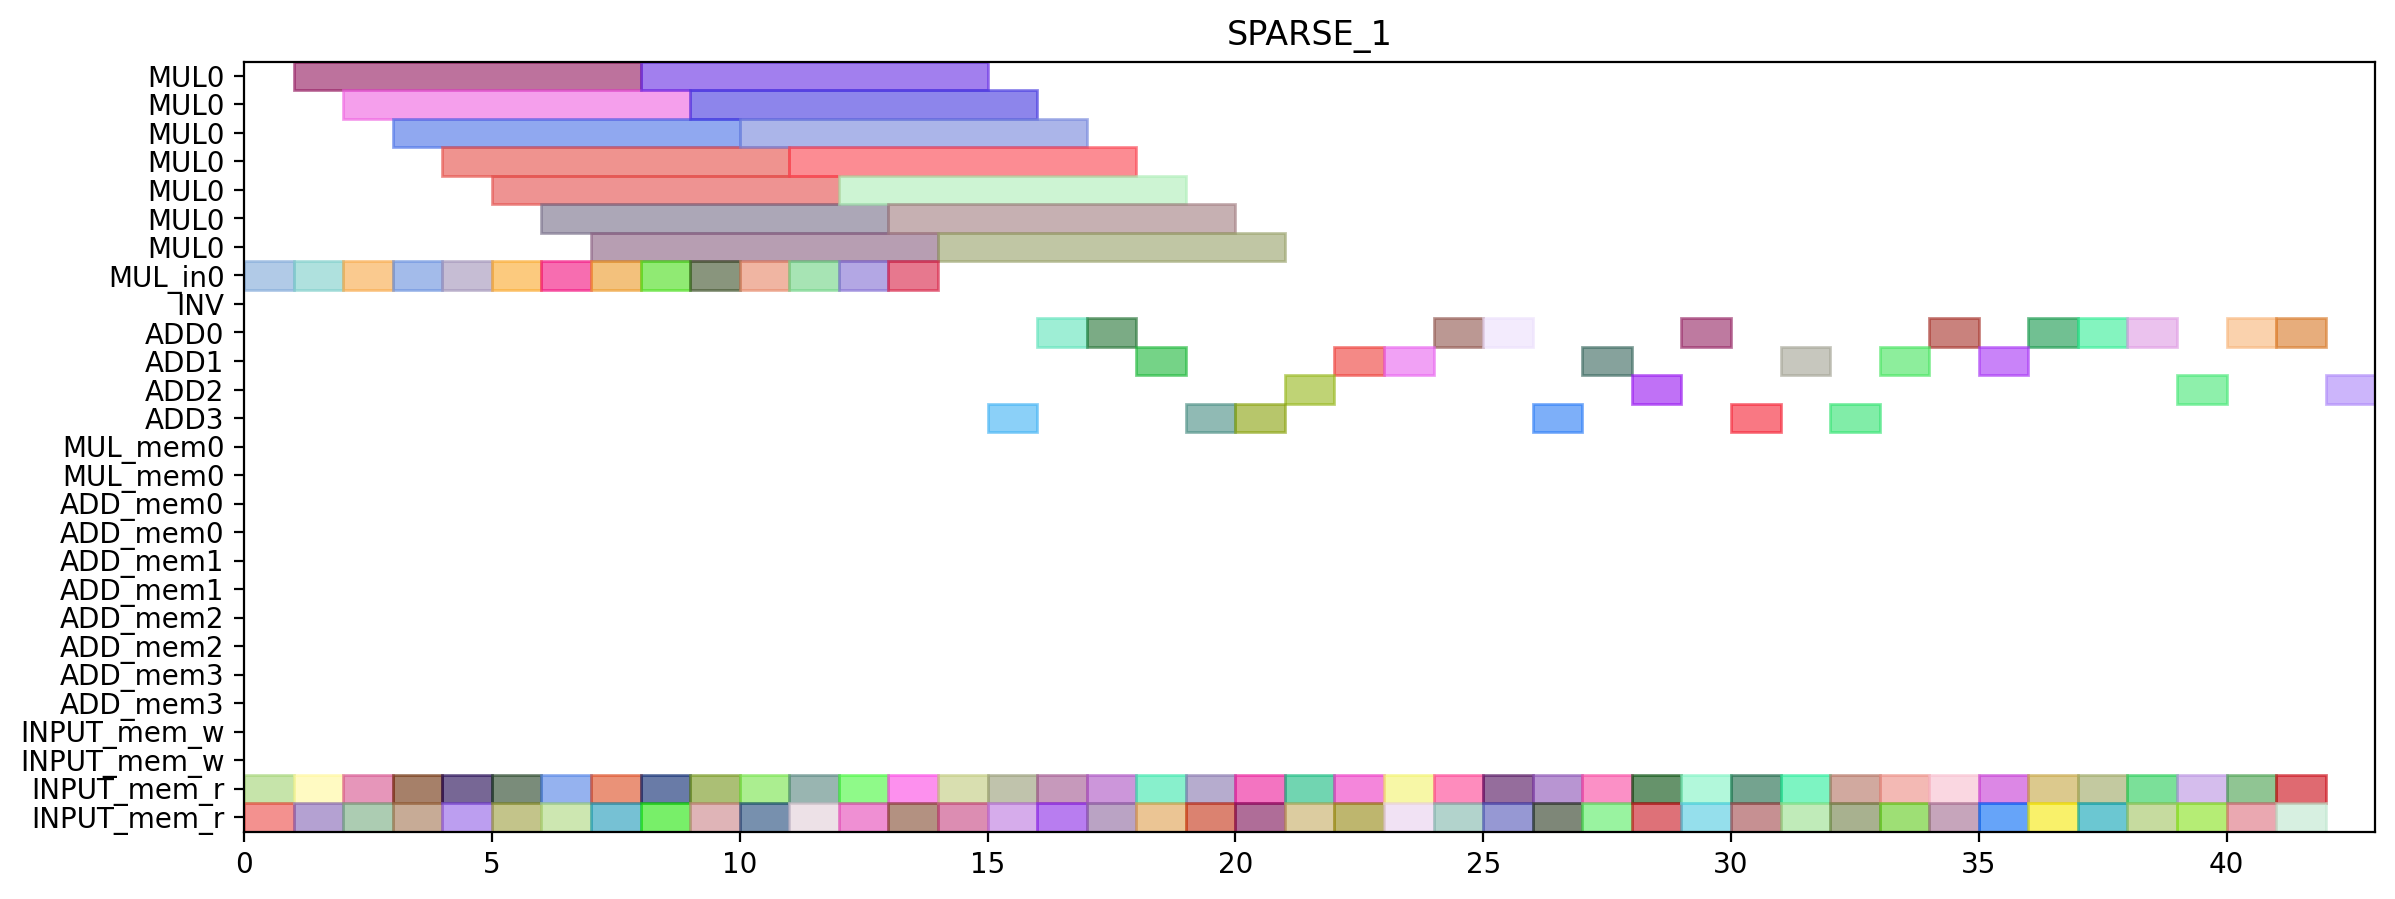

This chart was generated by the following Python code:
from pyschedule import Scenario, solvers, plotters, alt


def solve():
	horizon = 121
	S = Scenario("SPARSE_1", horizon=horizon)

	# resource
	MUL = S.Resources('MUL', num=1, size=7)
	MUL_in = S.Resources('MUL_in', num=1)
	INV = S.Resource('INV')
	ADD = S.Resources('ADD', num=4, periods=range(1, horizon))
	MUL_mem = S.Resources('MUL_mem', num=1, size=2)
	ADD_mem = S.Resources('ADD_mem', num=4, size=2)
	INPUT_mem_w = S.Resource('INPUT_mem_w', size=2)
	INPUT_mem_r = S.Resource('INPUT_mem_r', size=2)

	# result of previous scheduling
	t4_t2_t1_in = S.Task('t4_t2_t1_in', length=1, delay_cost=1)
	S += t4_t2_t1_in >= 0
	t4_t2_t1_in += MUL_in[0]

	t4_t2_t1_mem0 = S.Task('t4_t2_t1_mem0', length=1, delay_cost=1)
	S += t4_t2_t1_mem0 >= 0
	t4_t2_t1_mem0 += INPUT_mem_r

	t4_t2_t1_mem1 = S.Task('t4_t2_t1_mem1', length=1, delay_cost=1)
	S += t4_t2_t1_mem1 >= 0
	t4_t2_t1_mem1 += INPUT_mem_r

	t4_t1_t0_in = S.Task('t4_t1_t0_in', length=1, delay_cost=1)
	S += t4_t1_t0_in >= 1
	t4_t1_t0_in += MUL_in[0]

	t4_t1_t0_mem0 = S.Task('t4_t1_t0_mem0', length=1, delay_cost=1)
	S += t4_t1_t0_mem0 >= 1
	t4_t1_t0_mem0 += INPUT_mem_r

	t4_t1_t0_mem1 = S.Task('t4_t1_t0_mem1', length=1, delay_cost=1)
	S += t4_t1_t0_mem1 >= 1
	t4_t1_t0_mem1 += INPUT_mem_r

	t4_t2_t1 = S.Task('t4_t2_t1', length=7, delay_cost=1)
	S += t4_t2_t1 >= 1
	t4_t2_t1 += MUL[0]

	t4_t0_t1_in = S.Task('t4_t0_t1_in', length=1, delay_cost=1)
	S += t4_t0_t1_in >= 2
	t4_t0_t1_in += MUL_in[0]

	t4_t0_t1_mem0 = S.Task('t4_t0_t1_mem0', length=1, delay_cost=1)
	S += t4_t0_t1_mem0 >= 2
	t4_t0_t1_mem0 += INPUT_mem_r

	t4_t0_t1_mem1 = S.Task('t4_t0_t1_mem1', length=1, delay_cost=1)
	S += t4_t0_t1_mem1 >= 2
	t4_t0_t1_mem1 += INPUT_mem_r

	t4_t1_t0 = S.Task('t4_t1_t0', length=7, delay_cost=1)
	S += t4_t1_t0 >= 2
	t4_t1_t0 += MUL[0]

	t4_t0_t0_in = S.Task('t4_t0_t0_in', length=1, delay_cost=1)
	S += t4_t0_t0_in >= 3
	t4_t0_t0_in += MUL_in[0]

	t4_t0_t0_mem0 = S.Task('t4_t0_t0_mem0', length=1, delay_cost=1)
	S += t4_t0_t0_mem0 >= 3
	t4_t0_t0_mem0 += INPUT_mem_r

	t4_t0_t0_mem1 = S.Task('t4_t0_t0_mem1', length=1, delay_cost=1)
	S += t4_t0_t0_mem1 >= 3
	t4_t0_t0_mem1 += INPUT_mem_r

	t4_t0_t1 = S.Task('t4_t0_t1', length=7, delay_cost=1)
	S += t4_t0_t1 >= 3
	t4_t0_t1 += MUL[0]

	t4_t0_t0 = S.Task('t4_t0_t0', length=7, delay_cost=1)
	S += t4_t0_t0 >= 4
	t4_t0_t0 += MUL[0]

	t4_t8_t0_in = S.Task('t4_t8_t0_in', length=1, delay_cost=1)
	S += t4_t8_t0_in >= 4
	t4_t8_t0_in += MUL_in[0]

	t4_t8_t0_mem0 = S.Task('t4_t8_t0_mem0', length=1, delay_cost=1)
	S += t4_t8_t0_mem0 >= 4
	t4_t8_t0_mem0 += INPUT_mem_r

	t4_t8_t0_mem1 = S.Task('t4_t8_t0_mem1', length=1, delay_cost=1)
	S += t4_t8_t0_mem1 >= 4
	t4_t8_t0_mem1 += INPUT_mem_r

	t2_t1_in = S.Task('t2_t1_in', length=1, delay_cost=1)
	S += t2_t1_in >= 5
	t2_t1_in += MUL_in[0]

	t2_t1_mem0 = S.Task('t2_t1_mem0', length=1, delay_cost=1)
	S += t2_t1_mem0 >= 5
	t2_t1_mem0 += INPUT_mem_r

	t2_t1_mem1 = S.Task('t2_t1_mem1', length=1, delay_cost=1)
	S += t2_t1_mem1 >= 5
	t2_t1_mem1 += INPUT_mem_r

	t4_t8_t0 = S.Task('t4_t8_t0', length=7, delay_cost=1)
	S += t4_t8_t0 >= 5
	t4_t8_t0 += MUL[0]

	t2_t0_in = S.Task('t2_t0_in', length=1, delay_cost=1)
	S += t2_t0_in >= 6
	t2_t0_in += MUL_in[0]

	t2_t0_mem0 = S.Task('t2_t0_mem0', length=1, delay_cost=1)
	S += t2_t0_mem0 >= 6
	t2_t0_mem0 += INPUT_mem_r

	t2_t0_mem1 = S.Task('t2_t0_mem1', length=1, delay_cost=1)
	S += t2_t0_mem1 >= 6
	t2_t0_mem1 += INPUT_mem_r

	t2_t1 = S.Task('t2_t1', length=7, delay_cost=1)
	S += t2_t1 >= 6
	t2_t1 += MUL[0]

	t1_t0_in = S.Task('t1_t0_in', length=1, delay_cost=1)
	S += t1_t0_in >= 7
	t1_t0_in += MUL_in[0]

	t1_t0_mem0 = S.Task('t1_t0_mem0', length=1, delay_cost=1)
	S += t1_t0_mem0 >= 7
	t1_t0_mem0 += INPUT_mem_r

	t1_t0_mem1 = S.Task('t1_t0_mem1', length=1, delay_cost=1)
	S += t1_t0_mem1 >= 7
	t1_t0_mem1 += INPUT_mem_r

	t2_t0 = S.Task('t2_t0', length=7, delay_cost=1)
	S += t2_t0 >= 7
	t2_t0 += MUL[0]

	t0_t1_in = S.Task('t0_t1_in', length=1, delay_cost=1)
	S += t0_t1_in >= 8
	t0_t1_in += MUL_in[0]

	t0_t1_mem0 = S.Task('t0_t1_mem0', length=1, delay_cost=1)
	S += t0_t1_mem0 >= 8
	t0_t1_mem0 += INPUT_mem_r

	t0_t1_mem1 = S.Task('t0_t1_mem1', length=1, delay_cost=1)
	S += t0_t1_mem1 >= 8
	t0_t1_mem1 += INPUT_mem_r

	t1_t0 = S.Task('t1_t0', length=7, delay_cost=1)
	S += t1_t0 >= 8
	t1_t0 += MUL[0]

	t0_t1 = S.Task('t0_t1', length=7, delay_cost=1)
	S += t0_t1 >= 9
	t0_t1 += MUL[0]

	t4_t8_t1_in = S.Task('t4_t8_t1_in', length=1, delay_cost=1)
	S += t4_t8_t1_in >= 9
	t4_t8_t1_in += MUL_in[0]

	t4_t8_t1_mem0 = S.Task('t4_t8_t1_mem0', length=1, delay_cost=1)
	S += t4_t8_t1_mem0 >= 9
	t4_t8_t1_mem0 += INPUT_mem_r

	t4_t8_t1_mem1 = S.Task('t4_t8_t1_mem1', length=1, delay_cost=1)
	S += t4_t8_t1_mem1 >= 9
	t4_t8_t1_mem1 += INPUT_mem_r

	t4_t2_t0_in = S.Task('t4_t2_t0_in', length=1, delay_cost=1)
	S += t4_t2_t0_in >= 10
	t4_t2_t0_in += MUL_in[0]

	t4_t2_t0_mem0 = S.Task('t4_t2_t0_mem0', length=1, delay_cost=1)
	S += t4_t2_t0_mem0 >= 10
	t4_t2_t0_mem0 += INPUT_mem_r

	t4_t2_t0_mem1 = S.Task('t4_t2_t0_mem1', length=1, delay_cost=1)
	S += t4_t2_t0_mem1 >= 10
	t4_t2_t0_mem1 += INPUT_mem_r

	t4_t8_t1 = S.Task('t4_t8_t1', length=7, delay_cost=1)
	S += t4_t8_t1 >= 10
	t4_t8_t1 += MUL[0]

	t4_t1_t1_in = S.Task('t4_t1_t1_in', length=1, delay_cost=1)
	S += t4_t1_t1_in >= 11
	t4_t1_t1_in += MUL_in[0]

	t4_t1_t1_mem0 = S.Task('t4_t1_t1_mem0', length=1, delay_cost=1)
	S += t4_t1_t1_mem0 >= 11
	t4_t1_t1_mem0 += INPUT_mem_r

	t4_t1_t1_mem1 = S.Task('t4_t1_t1_mem1', length=1, delay_cost=1)
	S += t4_t1_t1_mem1 >= 11
	t4_t1_t1_mem1 += INPUT_mem_r

	t4_t2_t0 = S.Task('t4_t2_t0', length=7, delay_cost=1)
	S += t4_t2_t0 >= 11
	t4_t2_t0 += MUL[0]

	t1_t1_in = S.Task('t1_t1_in', length=1, delay_cost=1)
	S += t1_t1_in >= 12
	t1_t1_in += MUL_in[0]

	t1_t1_mem0 = S.Task('t1_t1_mem0', length=1, delay_cost=1)
	S += t1_t1_mem0 >= 12
	t1_t1_mem0 += INPUT_mem_r

	t1_t1_mem1 = S.Task('t1_t1_mem1', length=1, delay_cost=1)
	S += t1_t1_mem1 >= 12
	t1_t1_mem1 += INPUT_mem_r

	t4_t1_t1 = S.Task('t4_t1_t1', length=7, delay_cost=1)
	S += t4_t1_t1 >= 12
	t4_t1_t1 += MUL[0]

	t0_t0_in = S.Task('t0_t0_in', length=1, delay_cost=1)
	S += t0_t0_in >= 13
	t0_t0_in += MUL_in[0]

	t0_t0_mem0 = S.Task('t0_t0_mem0', length=1, delay_cost=1)
	S += t0_t0_mem0 >= 13
	t0_t0_mem0 += INPUT_mem_r

	t0_t0_mem1 = S.Task('t0_t0_mem1', length=1, delay_cost=1)
	S += t0_t0_mem1 >= 13
	t0_t0_mem1 += INPUT_mem_r

	t1_t1 = S.Task('t1_t1', length=7, delay_cost=1)
	S += t1_t1 >= 13
	t1_t1 += MUL[0]

	t0_t0 = S.Task('t0_t0', length=7, delay_cost=1)
	S += t0_t0 >= 14
	t0_t0 += MUL[0]

	t4_t51_mem0 = S.Task('t4_t51_mem0', length=1, delay_cost=1)
	S += t4_t51_mem0 >= 14
	t4_t51_mem0 += INPUT_mem_r

	t4_t51_mem1 = S.Task('t4_t51_mem1', length=1, delay_cost=1)
	S += t4_t51_mem1 >= 14
	t4_t51_mem1 += INPUT_mem_r

	t4_t1_t2_mem0 = S.Task('t4_t1_t2_mem0', length=1, delay_cost=1)
	S += t4_t1_t2_mem0 >= 15
	t4_t1_t2_mem0 += INPUT_mem_r

	t4_t1_t2_mem1 = S.Task('t4_t1_t2_mem1', length=1, delay_cost=1)
	S += t4_t1_t2_mem1 >= 15
	t4_t1_t2_mem1 += INPUT_mem_r

	t4_t51 = S.Task('t4_t51', length=1, delay_cost=1)
	S += t4_t51 >= 15
	t4_t51 += ADD[3]

	t2_t2_mem0 = S.Task('t2_t2_mem0', length=1, delay_cost=1)
	S += t2_t2_mem0 >= 16
	t2_t2_mem0 += INPUT_mem_r

	t2_t2_mem1 = S.Task('t2_t2_mem1', length=1, delay_cost=1)
	S += t2_t2_mem1 >= 16
	t2_t2_mem1 += INPUT_mem_r

	t4_t1_t2 = S.Task('t4_t1_t2', length=1, delay_cost=1)
	S += t4_t1_t2 >= 16
	t4_t1_t2 += ADD[0]

	t0_t2_mem0 = S.Task('t0_t2_mem0', length=1, delay_cost=1)
	S += t0_t2_mem0 >= 17
	t0_t2_mem0 += INPUT_mem_r

	t0_t2_mem1 = S.Task('t0_t2_mem1', length=1, delay_cost=1)
	S += t0_t2_mem1 >= 17
	t0_t2_mem1 += INPUT_mem_r

	t2_t2 = S.Task('t2_t2', length=1, delay_cost=1)
	S += t2_t2 >= 17
	t2_t2 += ADD[0]

	t0_t2 = S.Task('t0_t2', length=1, delay_cost=1)
	S += t0_t2 >= 18
	t0_t2 += ADD[1]

	t0_t3_mem0 = S.Task('t0_t3_mem0', length=1, delay_cost=1)
	S += t0_t3_mem0 >= 18
	t0_t3_mem0 += INPUT_mem_r

	t0_t3_mem1 = S.Task('t0_t3_mem1', length=1, delay_cost=1)
	S += t0_t3_mem1 >= 18
	t0_t3_mem1 += INPUT_mem_r

	t0_t3 = S.Task('t0_t3', length=1, delay_cost=1)
	S += t0_t3 >= 19
	t0_t3 += ADD[3]

	t4_t0_t2_mem0 = S.Task('t4_t0_t2_mem0', length=1, delay_cost=1)
	S += t4_t0_t2_mem0 >= 19
	t4_t0_t2_mem0 += INPUT_mem_r

	t4_t0_t2_mem1 = S.Task('t4_t0_t2_mem1', length=1, delay_cost=1)
	S += t4_t0_t2_mem1 >= 19
	t4_t0_t2_mem1 += INPUT_mem_r

	t4_t0_t2 = S.Task('t4_t0_t2', length=1, delay_cost=1)
	S += t4_t0_t2 >= 20
	t4_t0_t2 += ADD[3]

	t4_t0_t3_mem0 = S.Task('t4_t0_t3_mem0', length=1, delay_cost=1)
	S += t4_t0_t3_mem0 >= 20
	t4_t0_t3_mem0 += INPUT_mem_r

	t4_t0_t3_mem1 = S.Task('t4_t0_t3_mem1', length=1, delay_cost=1)
	S += t4_t0_t3_mem1 >= 20
	t4_t0_t3_mem1 += INPUT_mem_r

	t1_t2_mem0 = S.Task('t1_t2_mem0', length=1, delay_cost=1)
	S += t1_t2_mem0 >= 21
	t1_t2_mem0 += INPUT_mem_r

	t1_t2_mem1 = S.Task('t1_t2_mem1', length=1, delay_cost=1)
	S += t1_t2_mem1 >= 21
	t1_t2_mem1 += INPUT_mem_r

	t4_t0_t3 = S.Task('t4_t0_t3', length=1, delay_cost=1)
	S += t4_t0_t3 >= 21
	t4_t0_t3 += ADD[2]

	t1_t2 = S.Task('t1_t2', length=1, delay_cost=1)
	S += t1_t2 >= 22
	t1_t2 += ADD[1]

	t2_t3_mem0 = S.Task('t2_t3_mem0', length=1, delay_cost=1)
	S += t2_t3_mem0 >= 22
	t2_t3_mem0 += INPUT_mem_r

	t2_t3_mem1 = S.Task('t2_t3_mem1', length=1, delay_cost=1)
	S += t2_t3_mem1 >= 22
	t2_t3_mem1 += INPUT_mem_r

	t2_t3 = S.Task('t2_t3', length=1, delay_cost=1)
	S += t2_t3 >= 23
	t2_t3 += ADD[1]

	t4_t1_t3_mem0 = S.Task('t4_t1_t3_mem0', length=1, delay_cost=1)
	S += t4_t1_t3_mem0 >= 23
	t4_t1_t3_mem0 += INPUT_mem_r

	t4_t1_t3_mem1 = S.Task('t4_t1_t3_mem1', length=1, delay_cost=1)
	S += t4_t1_t3_mem1 >= 23
	t4_t1_t3_mem1 += INPUT_mem_r

	t4_t1_t3 = S.Task('t4_t1_t3', length=1, delay_cost=1)
	S += t4_t1_t3 >= 24
	t4_t1_t3 += ADD[0]

	t4_t50_mem0 = S.Task('t4_t50_mem0', length=1, delay_cost=1)
	S += t4_t50_mem0 >= 24
	t4_t50_mem0 += INPUT_mem_r

	t4_t50_mem1 = S.Task('t4_t50_mem1', length=1, delay_cost=1)
	S += t4_t50_mem1 >= 24
	t4_t50_mem1 += INPUT_mem_r

	t4_t41_mem0 = S.Task('t4_t41_mem0', length=1, delay_cost=1)
	S += t4_t41_mem0 >= 25
	t4_t41_mem0 += INPUT_mem_r

	t4_t41_mem1 = S.Task('t4_t41_mem1', length=1, delay_cost=1)
	S += t4_t41_mem1 >= 25
	t4_t41_mem1 += INPUT_mem_r

	t4_t50 = S.Task('t4_t50', length=1, delay_cost=1)
	S += t4_t50 >= 25
	t4_t50 += ADD[0]

	t1_t3_mem0 = S.Task('t1_t3_mem0', length=1, delay_cost=1)
	S += t1_t3_mem0 >= 26
	t1_t3_mem0 += INPUT_mem_r

	t1_t3_mem1 = S.Task('t1_t3_mem1', length=1, delay_cost=1)
	S += t1_t3_mem1 >= 26
	t1_t3_mem1 += INPUT_mem_r

	t4_t41 = S.Task('t4_t41', length=1, delay_cost=1)
	S += t4_t41 >= 26
	t4_t41 += ADD[3]

	t1_t3 = S.Task('t1_t3', length=1, delay_cost=1)
	S += t1_t3 >= 27
	t1_t3 += ADD[1]

	t4_t40_mem0 = S.Task('t4_t40_mem0', length=1, delay_cost=1)
	S += t4_t40_mem0 >= 27
	t4_t40_mem0 += INPUT_mem_r

	t4_t40_mem1 = S.Task('t4_t40_mem1', length=1, delay_cost=1)
	S += t4_t40_mem1 >= 27
	t4_t40_mem1 += INPUT_mem_r

	t4_t2_t3_mem0 = S.Task('t4_t2_t3_mem0', length=1, delay_cost=1)
	S += t4_t2_t3_mem0 >= 28
	t4_t2_t3_mem0 += INPUT_mem_r

	t4_t2_t3_mem1 = S.Task('t4_t2_t3_mem1', length=1, delay_cost=1)
	S += t4_t2_t3_mem1 >= 28
	t4_t2_t3_mem1 += INPUT_mem_r

	t4_t40 = S.Task('t4_t40', length=1, delay_cost=1)
	S += t4_t40 >= 28
	t4_t40 += ADD[2]

	t4_t2_t2_mem0 = S.Task('t4_t2_t2_mem0', length=1, delay_cost=1)
	S += t4_t2_t2_mem0 >= 29
	t4_t2_t2_mem0 += INPUT_mem_r

	t4_t2_t2_mem1 = S.Task('t4_t2_t2_mem1', length=1, delay_cost=1)
	S += t4_t2_t2_mem1 >= 29
	t4_t2_t2_mem1 += INPUT_mem_r

	t4_t2_t3 = S.Task('t4_t2_t3', length=1, delay_cost=1)
	S += t4_t2_t3 >= 29
	t4_t2_t3 += ADD[0]

	t4_t2_t2 = S.Task('t4_t2_t2', length=1, delay_cost=1)
	S += t4_t2_t2 >= 30
	t4_t2_t2 += ADD[3]


	# new tasks
	t4_t8_t2 = S.Task('t4_t8_t2', length=1, delay_cost=1)
	t4_t8_t2 += alt(ADD)

	t4_t8_t2_mem0 = S.Task('t4_t8_t2_mem0', length=1, delay_cost=1)
	t4_t8_t2_mem0 += INPUT_mem_r
	S += t4_t8_t2_mem0 <= t4_t8_t2

	t4_t8_t2_mem1 = S.Task('t4_t8_t2_mem1', length=1, delay_cost=1)
	t4_t8_t2_mem1 += INPUT_mem_r
	S += t4_t8_t2_mem1 <= t4_t8_t2

	t4_t8_t3 = S.Task('t4_t8_t3', length=1, delay_cost=1)
	t4_t8_t3 += alt(ADD)

	t4_t8_t3_mem0 = S.Task('t4_t8_t3_mem0', length=1, delay_cost=1)
	t4_t8_t3_mem0 += INPUT_mem_r
	S += t4_t8_t3_mem0 <= t4_t8_t3

	t4_t8_t3_mem1 = S.Task('t4_t8_t3_mem1', length=1, delay_cost=1)
	t4_t8_t3_mem1 += INPUT_mem_r
	S += t4_t8_t3_mem1 <= t4_t8_t3

	t70 = S.Task('t70', length=1, delay_cost=1)
	t70 += alt(ADD)

	t70_mem0 = S.Task('t70_mem0', length=1, delay_cost=1)
	t70_mem0 += INPUT_mem_r
	S += t70_mem0 <= t70

	t70_mem1 = S.Task('t70_mem1', length=1, delay_cost=1)
	t70_mem1 += INPUT_mem_r
	S += t70_mem1 <= t70

	t71 = S.Task('t71', length=1, delay_cost=1)
	t71 += alt(ADD)

	t71_mem0 = S.Task('t71_mem0', length=1, delay_cost=1)
	t71_mem0 += INPUT_mem_r
	S += t71_mem0 <= t71

	t71_mem1 = S.Task('t71_mem1', length=1, delay_cost=1)
	t71_mem1 += INPUT_mem_r
	S += t71_mem1 <= t71

	t80 = S.Task('t80', length=1, delay_cost=1)
	t80 += alt(ADD)

	t80_mem0 = S.Task('t80_mem0', length=1, delay_cost=1)
	t80_mem0 += INPUT_mem_r
	S += t80_mem0 <= t80

	t80_mem1 = S.Task('t80_mem1', length=1, delay_cost=1)
	t80_mem1 += INPUT_mem_r
	S += t80_mem1 <= t80

	t81 = S.Task('t81', length=1, delay_cost=1)
	t81 += alt(ADD)

	t81_mem0 = S.Task('t81_mem0', length=1, delay_cost=1)
	t81_mem0 += INPUT_mem_r
	S += t81_mem0 <= t81

	t81_mem1 = S.Task('t81_mem1', length=1, delay_cost=1)
	t81_mem1 += INPUT_mem_r
	S += t81_mem1 <= t81

	t90 = S.Task('t90', length=1, delay_cost=1)
	t90 += alt(ADD)

	t90_mem0 = S.Task('t90_mem0', length=1, delay_cost=1)
	t90_mem0 += INPUT_mem_r
	S += t90_mem0 <= t90

	t90_mem1 = S.Task('t90_mem1', length=1, delay_cost=1)
	t90_mem1 += INPUT_mem_r
	S += t90_mem1 <= t90

	t91 = S.Task('t91', length=1, delay_cost=1)
	t91 += alt(ADD)

	t91_mem0 = S.Task('t91_mem0', length=1, delay_cost=1)
	t91_mem0 += INPUT_mem_r
	S += t91_mem0 <= t91

	t91_mem1 = S.Task('t91_mem1', length=1, delay_cost=1)
	t91_mem1 += INPUT_mem_r
	S += t91_mem1 <= t91

	t100 = S.Task('t100', length=1, delay_cost=1)
	t100 += alt(ADD)

	t100_mem0 = S.Task('t100_mem0', length=1, delay_cost=1)
	t100_mem0 += INPUT_mem_r
	S += t100_mem0 <= t100

	t100_mem1 = S.Task('t100_mem1', length=1, delay_cost=1)
	t100_mem1 += INPUT_mem_r
	S += t100_mem1 <= t100

	t101 = S.Task('t101', length=1, delay_cost=1)
	t101 += alt(ADD)

	t101_mem0 = S.Task('t101_mem0', length=1, delay_cost=1)
	t101_mem0 += INPUT_mem_r
	S += t101_mem0 <= t101

	t101_mem1 = S.Task('t101_mem1', length=1, delay_cost=1)
	t101_mem1 += INPUT_mem_r
	S += t101_mem1 <= t101

	t5_t0_t2 = S.Task('t5_t0_t2', length=1, delay_cost=1)
	t5_t0_t2 += alt(ADD)

	t5_t0_t2_mem0 = S.Task('t5_t0_t2_mem0', length=1, delay_cost=1)
	t5_t0_t2_mem0 += INPUT_mem_r
	S += t5_t0_t2_mem0 <= t5_t0_t2

	t5_t0_t2_mem1 = S.Task('t5_t0_t2_mem1', length=1, delay_cost=1)
	t5_t0_t2_mem1 += INPUT_mem_r
	S += t5_t0_t2_mem1 <= t5_t0_t2

	t5_t8_t2 = S.Task('t5_t8_t2', length=1, delay_cost=1)
	t5_t8_t2 += alt(ADD)

	t5_t8_t2_mem0 = S.Task('t5_t8_t2_mem0', length=1, delay_cost=1)
	t5_t8_t2_mem0 += INPUT_mem_r
	S += t5_t8_t2_mem0 <= t5_t8_t2

	t5_t8_t2_mem1 = S.Task('t5_t8_t2_mem1', length=1, delay_cost=1)
	t5_t8_t2_mem1 += INPUT_mem_r
	S += t5_t8_t2_mem1 <= t5_t8_t2

	solvers.mip.solve(S,msg=1,kind='CPLEX',ratio_gap=1.01)

	solution = [['hoge']*len(S.solution()[1]) for i in range(len(S.solution()))]
	for i in range(len(S.solution())):
		for j in range(len(S.solution()[i])):
			solution[i][j]=str(S.solution()[i][j])
	print(solution)

	cycles = int(solution[-1][3])

	pic_file_name = "/home/mfukuda/pairing_automation_design2/bls12-440/scheduling/SPARSE_mul1_add4/SPARSE_1.png"
	if(S.solution() != []):
		plotters.matplotlib.plot(S,img_filename=pic_file_name, vertical_text=True, fig_size=(cycles*0.25+3, 5), show_task_labels=False)

	return solution
